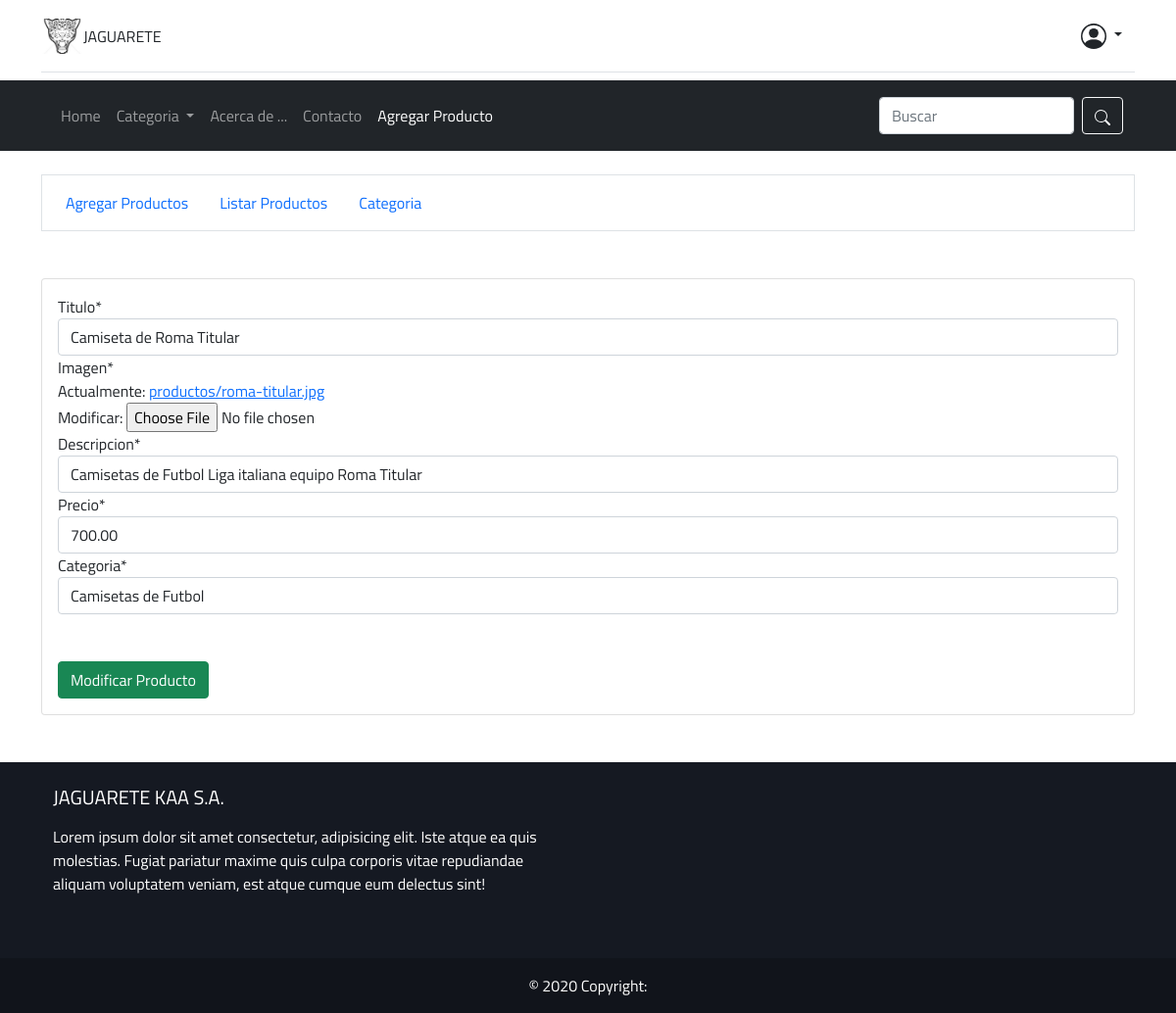
The page /producto/modificar/2/ (signed in) on the database its author committed.
### JAGUARETE_KAA_SA/models.py (models this page shows, shortened)
class Productos(models.Model):
    id = models.AutoField(primary_key=True)
    titulo = models.CharField(max_length=80)
    imagen = models.ImageField(upload_to="productos")
    descripcion = models.CharField(max_length=200)  # CAMBIAR A TEXTFIELD
    precio = models.DecimalField(max_digits=6, decimal_places=2)
    categoria = models.ForeignKey(Categoria, on_delete=models.CASCADE)

class Categoria(models.Model):
    id = models.AutoField(primary_key=True)
    descripcion = models.CharField(max_length=80)
    def __str__(self):
        return self.descripcion

### JAGUARETE_KAA_SA/views.py (the view, shortened to what this page needs)
@login_required(login_url="/login/")
@permission_required("polls.add_choice", raise_exception=True)
def modificarProducto(request, id):
    producto = get_object_or_404(Productos, id=id)
    data = {"form": ProductosForm(instance=producto)}
    return render(request, "productos/mod_productos.html", data)

### JAGUARETE_KAA_SA/forms.py
class ProductosForm(forms.ModelForm):
    class Meta:
        model = Productos
        fields = '__all__'

### JAGUARETE_KAA_SA/context_processors.py (called while the page is built)
def categoriaMenu(request):
    categoriaMenu = Categoria.objects.all()
    return {"categorias": categoriaMenu}

### carro_compras/context_processors.py (called while the page is built)
def importeTotalCarro(request):
    total = 0
    Carro(request)
    if request.user.is_authenticated:
        for key, value in request.session["carro"].items():
            total = total + float(value["precio"])
    return {"importe_total": total}

### JAGUARETE_KAA_SA/templates/productos/mod_productos.html (shortened to what this page needs)
{% extends 'layout/layout.html' %}
{% load crispy_forms_tags %}
{% block content %}
{% include 'layout/admin-menu.html' %}
<div class="card mt-5 mx-auto">
    <div class="card-body">
        <form class="formulario" role="form" action="" method="POST" enctype="multipart/form-data">
            {{ form | crispy }}
            <div class="mt-5">
                <button type="submit" class="btn btn-success ">Modificar Producto</button>
            </div>
        </form>
    </div>
</div>
{% endblock %}

### JAGUARETE_KAA_SA/static/css/style.css (style rules this page uses)
* { margin: 0; padding: 0; font-family: 'Titillium Web', sans-serif; }
body { min-height: 100vh; }

### rows shown on the page
Productos: titulo "Camiseta de Roma Titular", descripcion "Camisetas de Futbol Liga italiana equipo Roma Titular", precio "700.00", categoria "Camisetas de Futbol"
